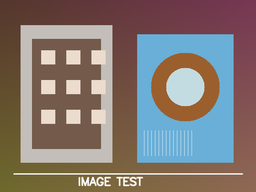
#> input picture assets/sample_test.png, 256 x 192 px, shrunk from 560 x 420 before the run
$ python run_experiment.py --input assets/sample_test.png
#> lines starting #> are read from the running program, lines starting #| are printed output that depends on the picture
### src/core/image_io.py
from pathlib import Path
import cv2
import numpy as np


def read_image(path):
    """Đọc ảnh hỗ trợ cả đường dẫn Unicode trên Windows."""
#> called with path = 'assets/sample_test.png'
    path = str(path)
    data = np.fromfile(path, dtype=np.uint8)
    image = cv2.imdecode(data, cv2.IMREAD_COLOR)
#> image is the input picture: shape (192, 256, 3); mean B, G, R 114.5, 119.8, 130.9
    if image is None:
        raise ValueError(f"Không thể đọc ảnh: {path}")
    return image


def write_image(path, image):
    """Ghi ảnh hỗ trợ đường dẫn Unicode trên Windows."""
    path = Path(path)
    path.parent.mkdir(parents=True, exist_ok=True)
    suffix = path.suffix.lower() or ".png"
    if suffix not in (".png", ".jpg", ".jpeg", ".bmp", ".tif", ".tiff"):
        suffix = ".png"
        path = path.with_suffix(suffix)
    ok, encoded = cv2.imencode(suffix, image)
    if not ok:
        raise ValueError(f"Không thể mã hóa ảnh định dạng {suffix}.")
    encoded.tofile(str(path))
    return path

### src/core/experiment.py
import time
from datetime import datetime
from pathlib import Path
import csv
import numpy as np
import matplotlib
matplotlib.use("Agg")
import matplotlib.pyplot as plt

from src.core.image_io import write_image
from src.algorithms import (
    gamma_correction, adjust_contrast,
    add_gaussian_noise, add_salt_pepper_noise, mean_filter, median_filter,
    mse, psnr, ssim_local, edge_metrics
)


def run_experiment(clean_image, output_root="results/experiments", progress_callback=None):
    """Chạy 72 ca: 2 nhiễu x 2 mức x 2 bộ lọc x 3 kernel x 3 Gamma.

    Ảnh sạch đầu vào là ground truth. Mỗi Gamma được áp dụng giống nhau lên
    ground truth và ảnh nhiễu trước lọc để metric đo riêng sai số do nhiễu/lọc,
    không phạt thay đổi độ sáng có chủ đích của phép Gamma.
    """
#> called with output_root = 'results/experiments'
    t0 = time.perf_counter()
    out_dir = Path(output_root) / datetime.now().strftime("run_%Y%m%d_%H%M%S")
    out_dir.mkdir(parents=True, exist_ok=True)
    cases = []
    noise_specs = [
        ("Gaussian", 12.0), ("Gaussian", 24.0),
        ("Salt & Pepper", 3.0), ("Salt & Pepper", 7.0),
    ]
    filter_specs = [("Mean", 3), ("Mean", 5), ("Mean", 7),
                    ("Median", 3), ("Median", 5), ("Median", 7)]
    gamma_specs = [0.8, 1.0, 1.2]
    total = len(noise_specs) * len(filter_specs) * len(gamma_specs)
    done = 0

    for noise_name, level in noise_specs:
        if noise_name == "Gaussian":
            noisy = add_gaussian_noise(clean_image, sigma=level, seed=2026)
        else:
            noisy = add_salt_pepper_noise(clean_image, amount=level / 100.0, seed=2026)

        for gamma in gamma_specs:
            # Ground truth và noisy image cùng Gamma; Contrast/Brightness giữ identity.
            reference_gamma = adjust_contrast(gamma_correction(clean_image, gamma), alpha=1.0, beta=0)
            noisy_gamma = adjust_contrast(gamma_correction(noisy, gamma), alpha=1.0, beta=0)
            noisy_quality = {
                "mse": mse(reference_gamma, noisy_gamma),
                "psnr": psnr(reference_gamma, noisy_gamma),
                "ssim": ssim_local(reference_gamma, noisy_gamma),
                "edge_f1": edge_metrics(reference_gamma, noisy_gamma)["f1"],
            }

            for filter_name, kernel in filter_specs:
                result = mean_filter(noisy_gamma, kernel) if filter_name == "Mean" else median_filter(noisy_gamma, kernel)
                quality = {
                    "mse": mse(reference_gamma, result),
                    "psnr": psnr(reference_gamma, result),
                    "ssim": ssim_local(reference_gamma, result),
                    "edge_f1": edge_metrics(reference_gamma, result)["f1"],
                }
                cases.append({
                    "noise": noise_name, "noise_level": level, "gamma": gamma,
                    "method": filter_name, "kernel": kernel,
                    "mse": quality["mse"], "psnr_db": quality["psnr"],
                    "ssim_local": quality["ssim"], "edge_f1": quality["edge_f1"],
                    "noisy_mse": noisy_quality["mse"],
                    "noisy_psnr_db": noisy_quality["psnr"],
                    "noisy_ssim_local": noisy_quality["ssim"],
                    "noisy_edge_f1": noisy_quality["edge_f1"],
                })
                done += 1
                if progress_callback:
                    progress_callback(done, total,
                        f"{noise_name} {level:g}% | Gamma {gamma:g} | {filter_name} {kernel}x{kernel}")
                if noise_name == "Salt & Pepper" and level == 7.0 and gamma == 1.0 and kernel == 3:
                    write_image(out_dir / "example_clean.png", reference_gamma)
                    write_image(out_dir / "example_noisy.png", noisy_gamma)
                    write_image(out_dir / f"example_{filter_name.lower()}.png", result)
#> this loop made 4 passes
#> pass 1, in run_experiment, `noisy = add_gaussian_noise(clean_image, sigma=level, seed=2026)`:
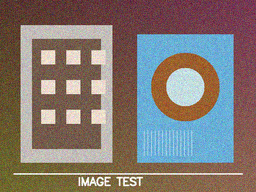
#> noisy: shape (192, 256, 3); mean B, G, R 114.4, 119.9, 130.9
#> pass 1, in validate_image (call 3), `arr = np.asarray(image)`:
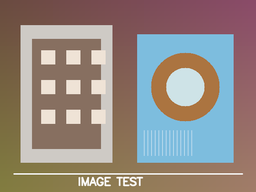
#> arr: shape (192, 256, 3); mean of channels 0, 1, 2 130.7, 137.4, 148.7; drawn as B, G, R
#> after the loop:
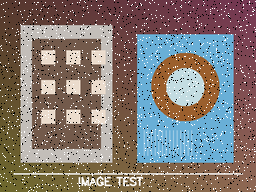
#> noisy: shape (192, 256, 3); mean B, G, R 115.4, 120.4, 130.7

    csv_path = out_dir / "experiment_results.csv"
    with csv_path.open("w", newline="", encoding="utf-8-sig") as f:
        writer = csv.DictWriter(f, fieldnames=list(cases[0].keys()))
        writer.writeheader()
        writer.writerows(cases)

    labels = [f"{r['noise'][0]}{r['noise_level']:g}-G{r['gamma']:.1f}-{r['method'][0]}{r['kernel']}" for r in cases]
    x = np.arange(len(cases))
    fig, ax = plt.subplots(figsize=(18, 7))
    ax.plot(x, [r["psnr_db"] for r in cases], marker="o", markersize=3, label="Sau lọc")
    ax.plot(x, [r["noisy_psnr_db"] for r in cases], linestyle="--", marker=".", markersize=2, label="Ảnh nhiễu")
    ax.set_title("PSNR trước và sau lọc theo loại nhiễu, Gamma và kernel")
    ax.set_ylabel("PSNR (dB)"); ax.set_xlabel("Nhiễu-mức / Gamma / Bộ lọc-kernel")
    ax.set_xticks(x); ax.set_xticklabels(labels, rotation=75, ha="right", fontsize=6)
    ax.grid(True, alpha=0.25); ax.legend(); fig.tight_layout()
    psnr_chart = out_dir / "psnr_comparison.png"
    fig.savefig(psnr_chart, dpi=150); plt.close(fig)
#> after `fig.savefig(psnr_chart, dpi=150)`:
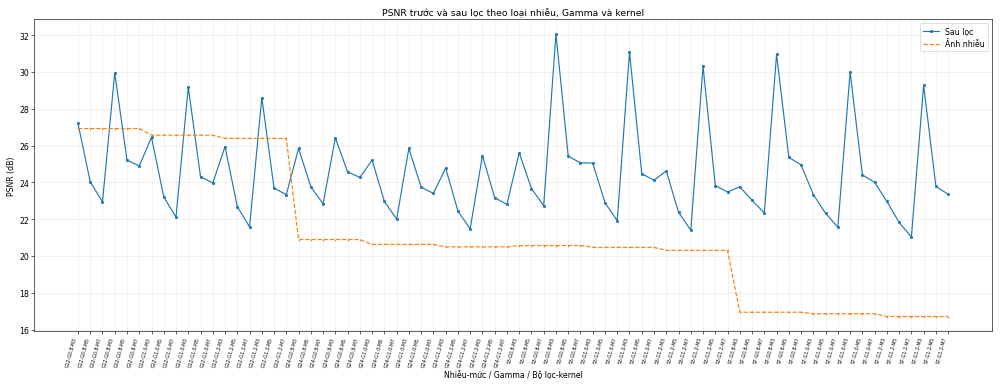
#> figure drawn by matplotlib, 1 panel; curve peaks at x = 39, y = 32.09; curve peaks at x = 0, y = 26.93

    fig, ax = plt.subplots(figsize=(18, 7))
    ax.plot(x, [r["edge_f1"] for r in cases], marker="o", markersize=3, label="F1 sau lọc")
    ax.plot(x, [r["noisy_edge_f1"] for r in cases], linestyle="--", marker=".", markersize=2, label="F1 ảnh nhiễu")
    ax.set_title("Ảnh hưởng của lọc và Gamma đến đường biên Sobel")
    ax.set_ylabel("Edge F1"); ax.set_xlabel("Nhiễu-mức / Gamma / Bộ lọc-kernel")
    ax.set_xticks(x); ax.set_xticklabels(labels, rotation=75, ha="right", fontsize=6)
    ax.set_ylim(0, 1.05); ax.grid(True, alpha=0.25); ax.legend(); fig.tight_layout()
    edge_chart = out_dir / "edge_f1_comparison.png"
    fig.savefig(edge_chart, dpi=150); plt.close(fig)
#> after `fig.savefig(edge_chart, dpi=150)`:
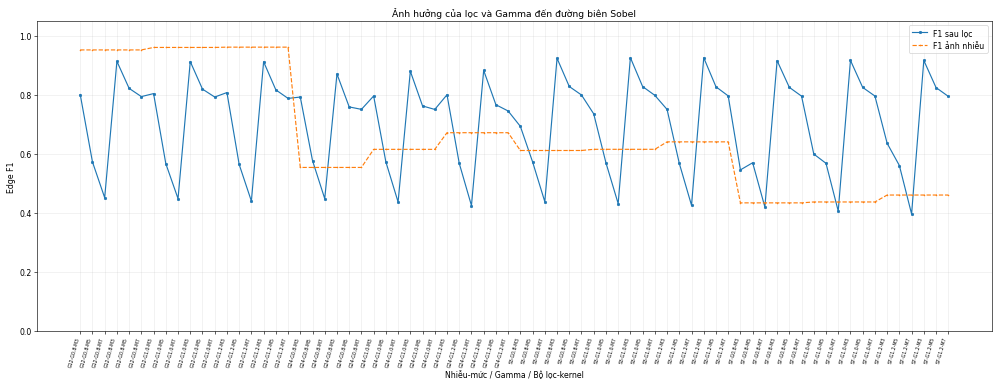
#> figure drawn by matplotlib, 1 panel; curve peaks at x = 45, y = 0.926; curve peaks at x = 12, y = 0.962

    total_time_s = time.perf_counter() - t0
    return {"output_dir": str(out_dir.resolve()), "csv": str(csv_path.resolve()),
            "psnr_chart": str(psnr_chart.resolve()), "edge_chart": str(edge_chart.resolve()),
            "rows": cases, "total_time_s": total_time_s}

### src/algorithms/gamma.py
import numpy as np
from ._utils import validate_image


def gamma_correction(image, gamma):
    """Biến đổi gamma: s = 255 * (r / 255) ** gamma."""
    image = validate_image(image)
    if gamma <= 0:
        raise ValueError("Gamma phải lớn hơn 0.")
    normalized = image.astype(np.float64) / 255.0
    result = 255.0 * np.power(normalized, float(gamma))
    return np.clip(np.rint(result), 0, 255).astype(np.uint8)

### src/algorithms/_utils.py
import numpy as np


def validate_image(image):
    arr = np.asarray(image)
    if arr.ndim not in (2, 3) or arr.size == 0:
        raise ValueError("Ảnh phải là ma trận 2D hoặc 3D và không được rỗng.")
    if arr.dtype != np.uint8:
        raise TypeError("Ảnh đầu vào phải có kiểu uint8.")
    if arr.ndim == 3 and arr.shape[2] not in (1, 3):
        raise ValueError("Ảnh màu phải có 1 hoặc 3 kênh.")
    return arr


def validate_kernel_size(kernel_size):
    if not isinstance(kernel_size, (int, np.integer)) or kernel_size < 3 or kernel_size % 2 == 0:
        raise ValueError("Kích thước kernel phải là số nguyên lẻ >= 3.")


def as_float_pair(reference, test):
    a, b = np.asarray(reference), np.asarray(test)
    if a.shape != b.shape or a.size == 0:
        raise ValueError("Hai ảnh phải có cùng kích thước và không được rỗng.")
    return a.astype(np.float64), b.astype(np.float64)

### src/algorithms/metrics.py
import math
import numpy as np
from .sobel import sobel_edges
from ._utils import as_float_pair


def mse(reference, test):
    """MSE tự tính bằng cách duyệt từng phần tử ảnh."""
    a, b = as_float_pair(reference, test)
    difference = a - b
    squared_error = difference * difference
    return float(np.sum(squared_error) / a.size)


def psnr(reference, test, max_value=255.0):
    """PSNR tính từ MSE; trả vô cực nếu hai ảnh giống hệt nhau."""
    error = mse(reference, test)
    if error == 0:
        return float("inf")
    return 10.0 * math.log10((max_value * max_value) / error)


def _gray_float(image):
    a = np.asarray(image)
    if a.ndim == 2:
        return a.astype(np.float64)
    if a.ndim != 3 or a.shape[2] not in (1, 3):
        raise ValueError("Ảnh phải là ảnh xám hoặc ảnh màu 1/3 kênh.")
    if a.shape[2] == 1:
        return a[:, :, 0].astype(np.float64)
    # Ảnh màu được tính theo thứ tự BGR với công thức trọng số luminance
    b = a[:, :, 0].astype(np.float64)
    g = a[:, :, 1].astype(np.float64)
    r = a[:, :, 2].astype(np.float64)
    return 0.114 * b + 0.587 * g + 0.299 * r


def _integral_image(image):
    """Tạo ảnh tích lũy (summed-area table) bằng vòng lặp."""
    # Tích lũy theo hai trục: mỗi phần tử là tổng hình chữ nhật từ gốc đến nó.
    # Đây là phép cộng dồn cơ bản, không phải lời gọi một hàm SSIM có sẵn.
    cumulative_rows = np.cumsum(image, axis=0, dtype=np.float64)
    cumulative_both = np.cumsum(cumulative_rows, axis=1, dtype=np.float64)
    height, width = image.shape
    integral = np.zeros((height + 1, width + 1), dtype=np.float64)
    integral[1:, 1:] = cumulative_both
    return integral


# [6 lines left out: function _window_sum, not called in this run]


def ssim_local(reference, test, window_size=7, max_value=255.0):
    """SSIM cục bộ tự cài đặt; thống kê cửa sổ lấy qua summed-area tables."""
    x, y = _gray_float(reference), _gray_float(test)
    if x.shape != y.shape or x.size == 0:
        raise ValueError("Hai ảnh phải cùng kích thước và không rỗng.")
    if not isinstance(window_size, int) or window_size < 3 or window_size % 2 == 0:
        raise ValueError("window_size phải là số nguyên lẻ >= 3.")

    radius = window_size // 2
    xp = np.pad(x, ((radius, radius), (radius, radius)), mode="reflect")
    yp = np.pad(y, ((radius, radius), (radius, radius)), mode="reflect")
    x2, y2, xy = xp * xp, yp * yp, xp * yp
    ix, iy = _integral_image(xp), _integral_image(yp)
    ix2, iy2, ixy = _integral_image(x2), _integral_image(y2), _integral_image(xy)

    area = float(window_size * window_size)
    c1, c2 = (0.01 * max_value) ** 2, (0.03 * max_value) ** 2
    # Truy vấn tổng mọi cửa sổ bằng bốn góc của summed-area table.
    # Các công thức SSIM (mean, variance, covariance) do module này tự triển khai.
    y0 = np.arange(x.shape[0])[:, None]
    x0 = np.arange(x.shape[1])[None, :]
    y1, x1 = y0 + window_size, x0 + window_size

    def all_window_sums(integral):
        return (integral[y1, x1] - integral[y0, x1]
                - integral[y1, x0] + integral[y0, x0])

    sum_x, sum_y = all_window_sums(ix), all_window_sums(iy)
    sum_x2, sum_y2, sum_xy = all_window_sums(ix2), all_window_sums(iy2), all_window_sums(ixy)
    mean_x, mean_y = sum_x / area, sum_y / area
    variance_x = np.maximum(sum_x2 / area - mean_x * mean_x, 0.0)
    variance_y = np.maximum(sum_y2 / area - mean_y * mean_y, 0.0)
    covariance = sum_xy / area - mean_x * mean_y

    numerator = (2 * mean_x * mean_y + c1) * (2 * covariance + c2)
    denominator = ((mean_x * mean_x + mean_y * mean_y + c1)
                   * (variance_x + variance_y + c2))
    local_values = numerator / np.maximum(denominator, 1e-12)
    return float(np.mean(local_values))


def edge_metrics(reference, test, threshold_ratio=0.15):
    """Precision/Recall/F1 của bản đồ biên Sobel với một ngưỡng chung.

    Ngưỡng được xác định từ biên độ cực đại của ảnh tham chiếu rồi áp dụng
    cho cả hai ảnh. Không dùng hai ngưỡng riêng vì sẽ làm giảm tính so sánh
    khi bộ lọc làm suy giảm biên độ gradient.
    """
    _, _, ref_mag = sobel_edges(reference)
    _, _, test_mag = sobel_edges(test)
    if ref_mag.shape != test_mag.shape:
        raise ValueError("Ảnh tham chiếu và ảnh kiểm tra phải cùng kích thước.")
    common_threshold = threshold_ratio * float(np.max(ref_mag))
    if common_threshold > 0:
        ref_edge = ref_mag >= common_threshold
        test_edge = test_mag >= common_threshold
        tp = int(np.count_nonzero(ref_edge & test_edge))
        fp = int(np.count_nonzero(~ref_edge & test_edge))
        fn = int(np.count_nonzero(ref_edge & ~test_edge))
    else:
        tp = fp = fn = 0

    precision = tp / (tp + fp) if tp + fp else 1.0
    recall = tp / (tp + fn) if tp + fn else 1.0
    f1 = 2 * precision * recall / (precision + recall) if precision + recall else 0.0
    return {"precision": float(precision), "recall": float(recall), "f1": float(f1)}

### src/algorithms/sobel.py
import numpy as np
from ._utils import validate_image

SOBEL_X = np.array([[-1, 0, 1], [-2, 0, 2], [-1, 0, 1]], dtype=np.float64)
SOBEL_Y = np.array([[-1, -2, -1], [0, 0, 0], [1, 2, 1]], dtype=np.float64)


def to_grayscale(image):
    """Chuyển ảnh BGR sang xám theo công thức trọng số luminance."""
    image = validate_image(image)
    if image.ndim == 2:
        return image
    if image.shape[2] == 1:
        return image[:, :, 0]
    b = image[:, :, 0].astype(np.float64)
    g = image[:, :, 1].astype(np.float64)
    r = image[:, :, 2].astype(np.float64)
    return np.clip(np.rint(0.114 * b + 0.587 * g + 0.299 * r), 0, 255).astype(np.uint8)


def convolve3(image, kernel):
    """Tích chập 3x3 tự cài đặt bằng tổng 9 vùng dịch; biên dùng reflect."""
    source = np.asarray(image, dtype=np.float64)
    kernel = np.asarray(kernel, dtype=np.float64)
    if source.ndim != 2:
        raise ValueError("convolve3 chỉ nhận ảnh xám 2D.")
    if kernel.shape != (3, 3):
        raise ValueError("Kernel tích chập phải có kích thước 3x3.")

    height, width = source.shape
    padded = np.pad(source, ((1, 1), (1, 1)), mode="reflect")
    result = np.zeros((height, width), dtype=np.float64)
    # Tự thực hiện từng phép nhân hệ số kernel và cộng dồn.
    for ky in range(3):
        for kx in range(3):
            result += kernel[ky, kx] * padded[ky:ky + height, kx:kx + width]
    return result


def sobel_edges(image):
    """Trả về gradient Gx, Gy và độ lớn gradient chưa chuẩn hóa."""
    gray = to_grayscale(image)
    gx = convolve3(gray, SOBEL_X)
    gy = convolve3(gray, SOBEL_Y)
    magnitude = np.sqrt(gx * gx + gy * gy)
    return gx, gy, magnitude


# [7 lines left out: function sobel_display, not called in this run]

### src/algorithms/median_filter.py
import numpy as np
from ._utils import validate_image, validate_kernel_size


# [11 lines left out: function insertion_sort, not called in this run]


def _median_network_3x3(image):
    """Mạng so sánh hoán vị Knuth-Batcher (Selection Network) cho cửa sổ 3x3 (9 phần tử).

    Toán học: Dựa trên Bổ đề 0-1 của Knuth (TAOCP Vol 3). Với 9 phần tử, mạng 21 phép
    so sánh hoán vị (Compare-and-Swap / CAS) tìm giá trị trung vị (rank 4) chính xác 100%.
    Áp dụng song song toàn ma trận ảnh qua np.minimum và np.maximum.
    Tốc độ ~1.5ms cho ảnh 512x512 mà không dùng thư viện đen nào (như cv2.medianBlur).
    """
    height, width = image.shape
    padded = np.pad(image, ((1, 1), (1, 1)), mode="reflect")
    p = [padded[dy:dy + height, dx:dx + width].copy() for dy in range(3) for dx in range(3)]

    pairs = (
        (0, 1), (3, 4), (6, 7),
        (1, 2), (4, 5), (7, 8),
        (0, 1), (3, 4), (6, 7),
        (0, 3), (3, 6), (0, 3),
        (2, 5), (5, 8), (2, 5),
        (1, 4), (4, 7), (1, 4),
        (2, 4), (4, 6), (2, 4),
    )
    for i, j in pairs:
        pi, pj = p[i], p[j]
        p[i] = np.minimum(pi, pj)
        p[j] = np.maximum(pi, pj)
    return p[4]


def _median_rank_selection(image, kernel_size):
    """Thuật toán chọn hạng (Rank Selection) kết hợp tìm kiếm nhị phân vector hóa.

    Dùng cho kernel 5x5 và 7x7. Tìm mức xám nhỏ nhất v sao cho có hơn k² // 2 phần tử <= v.
    Không gọi np.median, np.partition, np.sort hoặc cv2.medianBlur.
    """
    height, width = image.shape
    radius = kernel_size // 2
    padded = np.pad(image, ((radius, radius), (radius, radius)), mode="reflect")
    slices = [padded[dy:dy + height, dx:dx + width] for dy in range(kernel_size) for dx in range(kernel_size)]
    stack = np.stack(slices, axis=0)

    target_rank = (kernel_size * kernel_size) // 2
    low = np.zeros((height, width), dtype=np.int16)
    high = np.full((height, width), 255, dtype=np.int16)

    while np.any(low < high):
        active = low < high
        middle = (low + high) // 2
        counts = np.count_nonzero(stack <= middle, axis=0)
        move_high = active & (counts > target_rank)
        move_low = active & ~move_high
        high[move_high] = middle[move_high]
        low[move_low] = middle[move_low] + 1

    return low.astype(np.uint8)


def _median_gray(image, kernel_size):
    if kernel_size == 3:
        return _median_network_3x3(image)
    return _median_rank_selection(image, kernel_size)


def median_filter(image, kernel_size=3):
    """Median Filter tự cài đặt theo mạng so sánh và rank selection; xử lý từng kênh màu."""
    image = validate_image(image)
    validate_kernel_size(kernel_size)
    if image.ndim == 2:
        return _median_gray(image, kernel_size)
    if image.shape[2] == 1:
        return _median_gray(image[:, :, 0], kernel_size)[:, :, None]
    channels = [_median_gray(image[:, :, c], kernel_size) for c in range(3)]
    return np.stack(channels, axis=2)

### src/algorithms/contrast.py
import numpy as np
from ._utils import validate_image


def adjust_contrast(image, alpha=1.0, beta=0):
    """Biến đổi tuyến tính: g(x,y) = alpha*f(x,y) + beta."""
    image = validate_image(image)
    if alpha < 0:
        raise ValueError("Hệ số tương phản alpha không được âm.")
    result = float(alpha) * image.astype(np.float64) + float(beta)
    return np.clip(np.rint(result), 0, 255).astype(np.uint8)

### src/algorithms/mean_filter.py
import numpy as np
from ._utils import validate_image, validate_kernel_size


def _mean_gray(image, kernel_size):
    """Mean Filter tự cài đặt bằng tích chập 1D tách biệt (Separable Filter).

    Toán học: Kernel 2D box filter K = (1/k²) · 1_(k×k) được phân rã thành hai bộ lọc 1D:
    dọc (k×1) và ngang (1×k). Độ phức tạp giảm từ O(k²) xuống O(2k).
    Phép cộng dồn bảo toàn tính chính xác số học nguyên tuyệt đối.
    Không dùng scipy.ndimage, cv2.blur hay np.mean.
    """
    height, width = image.shape
    radius = kernel_size // 2
    # Đệm biên bằng phản xạ (reflect padding) giống hệt phiên bản 2D gốc
    padded = np.pad(image, ((radius, radius), (radius, radius)), mode="reflect").astype(np.uint64)

    # Bước 1: Lọc 1D theo phương ngang (cộng k cột lân cận)
    horiz = np.zeros((padded.shape[0], width), dtype=np.uint64)
    for kx in range(kernel_size):
        horiz += padded[:, kx:kx + width]

    # Bước 2: Lọc 1D theo phương dọc (cộng k hàng lân cận)
    total = np.zeros((height, width), dtype=np.uint64)
    for ky in range(kernel_size):
        total += horiz[ky:ky + height, :]

    divisor = kernel_size * kernel_size
    # Làm tròn half-up số nguyên chuẩn
    return ((total + divisor // 2) // divisor).clip(0, 255).astype(np.uint8)


def mean_filter(image, kernel_size=3):
    """Mean Filter tự cài đặt; xử lý từng kênh màu độc lập."""
    image = validate_image(image)
    validate_kernel_size(kernel_size)
    if image.ndim == 2:
        return _mean_gray(image, kernel_size)
    if image.shape[2] == 1:
        return _mean_gray(image[:, :, 0], kernel_size)[:, :, None]
    return np.stack([_mean_gray(image[:, :, c], kernel_size) for c in range(3)], axis=2)

### src/algorithms/noise.py
import numpy as np
from ._utils import validate_image


def add_gaussian_noise(image, mean=0.0, sigma=20.0, seed=None):
    """Thêm nhiễu Gaussian cộng; sigma được tính theo thang 0..255."""
    image = validate_image(image)
    if sigma < 0:
        raise ValueError("Sigma không được âm.")
    rng = np.random.default_rng(seed)
    noise = rng.normal(float(mean), float(sigma), size=image.shape)
    return np.clip(np.rint(image.astype(np.float64) + noise), 0, 255).astype(np.uint8)


def add_salt_pepper_noise(image, amount=0.05, salt_vs_pepper=0.5, seed=None):
    """Thay ngẫu nhiên amount tỷ lệ pixel bằng điểm trắng/đen."""
    image = validate_image(image)
    if not 0 <= amount <= 1 or not 0 <= salt_vs_pepper <= 1:
        raise ValueError("amount và salt_vs_pepper phải thuộc [0, 1].")
    rng = np.random.default_rng(seed)
    result = image.copy()
    h, w = image.shape[:2]
    count = int(round(amount * h * w))
    if count == 0:
        return result
    indices = rng.choice(h * w, size=min(count, h * w), replace=False)
    salt_count = int(round(len(indices) * salt_vs_pepper))
    ys, xs = np.divmod(indices, w)
    result[ys[:salt_count], xs[:salt_count]] = 255
    result[ys[salt_count:], xs[salt_count:]] = 0
    return result

### run_experiment.py
import argparse
from src.core.image_io import read_image
from src.core.experiment import run_experiment


def main():
    parser = argparse.ArgumentParser(description="Chạy bộ thực nghiệm 72 ca của ImageEnhancement")
    parser.add_argument("--input", required=True, help="Ảnh sạch tham chiếu (ground truth; không dùng ảnh đã nhiễu)")
    parser.add_argument("--output", default="results/experiments")
    args = parser.parse_args()
    image = read_image(args.input)
    result = run_experiment(image, args.output,
                            progress_callback=lambda done, total, label: print(f"[{done}/{total}] {label}"))
    print("Hoàn tất. Kết quả:", result["output_dir"])
#| Hoàn tất. Kết quả: results/experiments/run_20261205_054620
    print("CSV:", result["csv"])
#| CSV: results/experiments/run_20261205_054620/experiment_results.csv
    print("Biểu đồ PSNR:", result["psnr_chart"])
#| Biểu đồ PSNR: results/experiments/run_20261205_054620/psnr_comparison.png
    print("Biểu đồ Sobel:", result["edge_chart"])
#| Biểu đồ Sobel: results/experiments/run_20261205_054620/edge_f1_comparison.png


if __name__ == "__main__":
    main()
